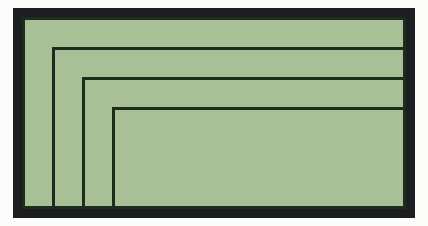
The sketch below on a simulated Arduino Uno, built with avr-gcc and run on an emulated ATmega328P. Shown: 128×64 one-colour display. Random numbers use the default seed unless the sketch sets one; what the sketch prints to the serial monitor is not drawn.

Above: at 0.1 s.
At 2.38 s:
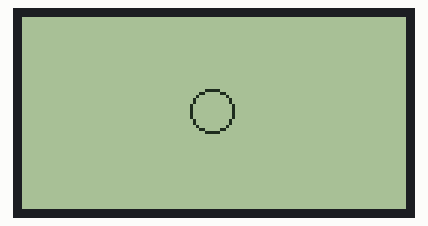
At 4.83 s:
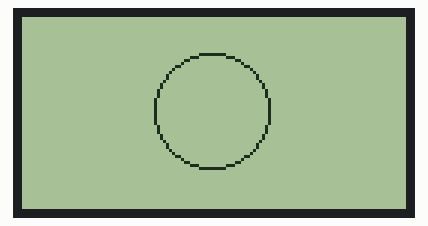
At 25.8 s:
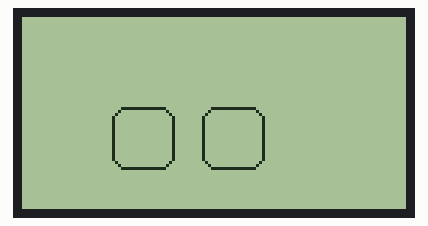
At 27.8 s:
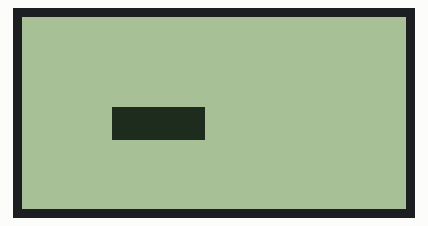
At 31.36 s:
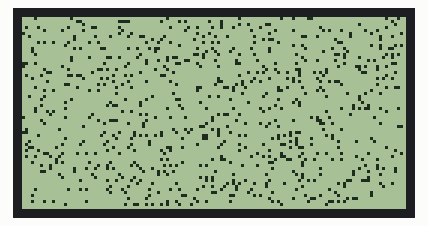

Measured:
- what the display in image 3 shows lasts 1.0 s, from 25.8 s to 26.8 s

The sketch:

glcd_testing.ino
```cpp
/*  Example 24.4 - KS0108 Graphic LCD demonstration
http://tronixstuff.com/tutorials > chapter 24  CC by-sa-nc
*/
#include <ks0108.h>  // library header
int xc, yc = 0;
int d=1000; // for delay use
void setup()
{
  Serial.begin(9600);
  Serial.println("setup");
GLCD.Init(NON_INVERTED);   // initialise the library with pixel default as off
GLCD.ClearScreen();        // clear the LCD
randomSeed(analogRead(5));
Serial.println("leaving setup");
}
void loop()
{
GLCD.DrawRect(0, 0, 127, 63, BLACK);
// draw an open rectangle that spans the extremties of the LCD
GLCD.DrawRect(10, 10, 117, 53, BLACK);
GLCD.DrawRect(20, 20, 107, 43, BLACK);
GLCD.DrawRect(30, 30, 97, 33, BLACK);
delay(d);
GLCD.ClearScreen();  // clear the LCD
for (int a=1; a<20; a++)
{
GLCD.DrawCircle(63,31,a,BLACK);
// draws a circle with centre at 61,31; radius of a, with black pixels
delay(d-800);
GLCD.DrawCircle(63,31,a,WHITE); // draws the same circle with the pixels off
}
delay(d);
GLCD.ClearScreen();  // clear the LCD
for (int a=0; a<128; a++)
{
GLCD.DrawVertLine(a, 0, 63, BLACK);
// draws a vertical line from xy position a, 0 of length 63
delay(d-950);
}
delay(d-800);
for (int a=0; a<128; a++)
{
GLCD.DrawVertLine(a, 0, 63, WHITE);
delay(d-950);
}
GLCD.ClearScreen();  // clear the LCD
for (int a=0; a<64; a++)
{
GLCD.DrawHoriLine(0, a, 127, BLACK);
// draws a horizontal line from xy position 0, a of length 127
delay(d-950);
}
for (int a=0; a<64; a++)
{
GLCD.DrawHoriLine(0, a, 127, WHITE);
delay(d-950);
}
GLCD.ClearScreen();  // clear the LCD
GLCD.DrawRoundRect(30, 30, 20,20, 5,BLACK);
// draw a rectangle with rounded edges: x, y, width, height, radius of rounded edge, colour
GLCD.DrawRoundRect(60, 30, 20,20, 5,BLACK);
delay(d);
GLCD.ClearScreen();  // clear the LCD
delay(d);
GLCD.FillRect(30, 30, 30, 10, BLACK);
// draws a filled rectangle: x, y, width, height, colour
delay(d);
GLCD.ClearScreen();  // clear the LCD
for (int a=0; a<1000; a++)
{
xc=random(0,127);
yc=random(0, 63);
GLCD.SetDot(xc, yc, BLACK);
// turn on a pixel at xc, yc);
delay(2);
}
GLCD.ClearScreen();
// clear the LCD
}
```
